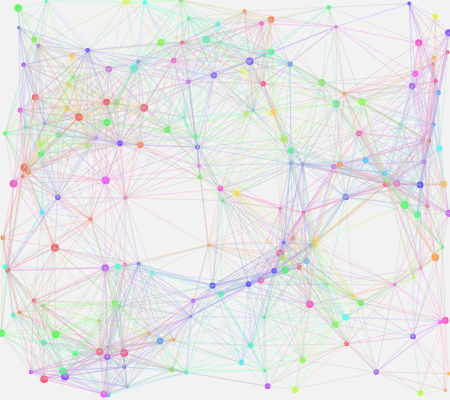
Frame 1 (no input)
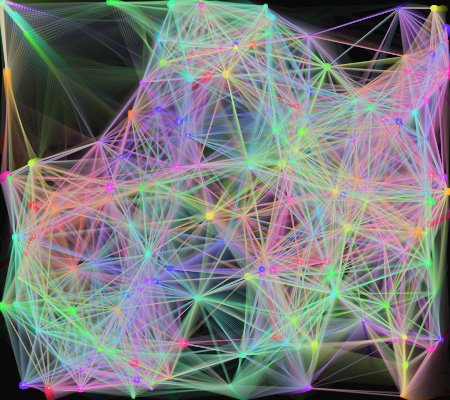
Frame 60 (no input)
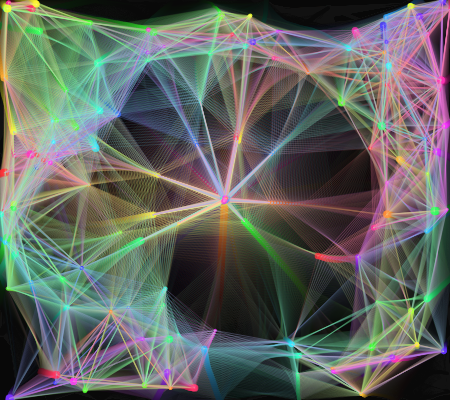
Frame 120 (the mouse pressed at the canvas centre since frame 60)

The p5.js sketch that drew these frames (run headless with seeded random() and noise() and a simulated clock; from frame 60 on, the mouse is pressed at the canvas centre):

// p5.js sketch
// ── sketch.js
let particles = [];

function setup() {
    createCanvas(450, 400);
    colorMode(HSB, 360, 100, 100, 1);
    
    // Create 200 particles for a denser effect
    for (let i = 0; i < 200; i++) {
        particles.push(new Particle());
    }
}

function draw() {
    // Semi-transparent background for trail effect
    background(0, 0, 0, 0.05);
    
    // Update and display all particles
    for (let particle of particles) {
        particle.update();
        particle.display();
        
        // Draw connections between nearby particles
        drawConnections(particle);
    }
}

class Particle {
    constructor() {
        this.pos = createVector(random(width), random(height));
        this.vel = createVector(random(-1, 1), random(-1, 1));
        this.acc = createVector(0, 0);
        this.size = random(3, 8);
        this.hue = random(360);
        this.maxSpeed = 3;
    }
    
    update() {
        // React to mouse cursor
        let mouse = createVector(mouseX, mouseY);
        let dir = p5.Vector.sub(mouse, this.pos);
        let distance = dir.mag();
        
        // Different behavior based on distance
        if (distance < 150) {
            dir.setMag(map(distance, 0, 150, 3, 0));
            this.acc.add(dir);
            this.hue = (this.hue + 1) % 360;
        }
        
        // Add some random movement
        this.acc.add(createVector(random(-0.1, 0.1), random(-0.1, 0.1)));
        
        // Particle physics
        this.vel.add(this.acc);
        this.vel.limit(this.maxSpeed);
        this.pos.add(this.vel);
        this.acc.mult(0);
        
        // Bounce off edges
        if (this.pos.x < 0 || this.pos.x > width) this.vel.x *= -1;
        if (this.pos.y < 0 || this.pos.y > height) this.vel.y *= -1;
    }
    
    display() {
        noStroke();
        fill(this.hue, 80, 100, 0.8);
        ellipse(this.pos.x, this.pos.y, this.size);
    }
}

function drawConnections(particle) {
    stroke(particle.hue, 50, 100, 0.3);
    strokeWeight(0.5);
    
    for (let other of particles) {
        let d = p5.Vector.dist(particle.pos, other.pos);
        if (d > 0 && d < 100) {
            line(particle.pos.x, particle.pos.y, other.pos.x, other.pos.y);
        }
    }
}

function windowResized() {
    resizeCanvas(windowWidth, windowHeight);
}

function mouseClicked() {
    // Add particle explosion on click
    for (let i = 0; i < 50; i++) {
        particles.push(new Particle());
    }
}
